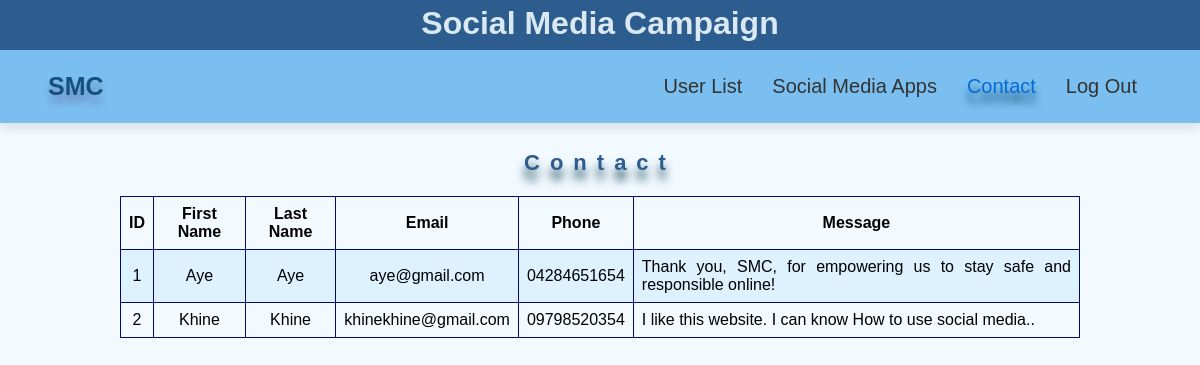
Page /admin-contact.php on the committed database.
### tables this page shows
CREATE TABLE `contacts` (
  `id` int(11) NOT NULL,
  `fname` varchar(255) NOT NULL,
  `lname` varchar(255) NOT NULL,
  `email` varchar(255) NOT NULL,
  `phone` varchar(255) NOT NULL,
  `msg` text NOT NULL
);

### db/db.php (called while the page is built, shortened)
<?php
class Database
{
    private $pdo;
    private $host = 'localhost';
    private $dbname = 'smc';
    private $username = 'root';
    private $password = '';
    public function __construct()
    {
        try {
            $this->pdo = new PDO("mysql:host=$this->host;dbname=$this->dbname", $this->username, $this->password);
            $this->pdo->setAttribute(PDO::ATTR_ERRMODE, PDO::ERRMODE_EXCEPTION);
        } catch (PDOException $e) {
            echo "Connection failed: " . $e->getMessage();
        }
    }
    public function read($sql, $params = [])
    {
        $stmt = $this->pdo->prepare($sql);
        $stmt->execute($params);
        return $stmt->fetchAll(PDO::FETCH_ASSOC);
    }
}

### admin-contact.php (the view, shortened to what this page needs)
<?php
include './db/db.php';
$db = new Database();
?>
<!DOCTYPE html>
<html lang="en">
<head>
    <link rel="stylesheet" type="text/css" href="css/style.css?<?php echo time(); ?>">
</head>
<body>
    <header>
        <div class="header">
            <h1>Social Media Campaign</h1>
        </div>
        <div class="second-header">
            <a href="admin.php" class="logo">SMC</a>
            <?php
            include("translate.php");
            ?>
            <nav class="navbar">
                <ul>
                    <li><a href="admin.php">User List</a></li>
                    <li><a href="admin-app.php">Social Media Apps</a></li>
                    <li><a href="admin-contact.php" class="active">Contact</a></li>
                    <li><a href="./actions/logout-user.php">Log Out</a></li>
                </ul>
            </nav>
        </div>
    </header>
    <section class="container">
        <p class="mission par-mt">Contact</p>
        <table>
            <tr>
                <th>ID</th>
                <th>First Name</th>
                <th>Last Name</th>
                <th>Email</th>
                <th>Phone</th>
                <th>Message</th>
            </tr>
            <?php
            $contacts = $db->read("SELECT * FROM contacts");
            foreach ($contacts as $contact) {
                echo "<tr>";
                echo "<td>" . $contact['id'] . "</td>";
                echo "<td>" . $contact['fname'] . "</td>";
                echo "<td>" . $contact['lname'] . "</td>";
                echo "<td>" . $contact['email'] . "</td>";
                echo "<td>" . $contact['phone'] . "</td>";
                echo "<td class='msg'>" . $contact['msg'] . "</td>";
            }
            ?>
        </table>
    </section>
</body>
</html>

### css/style.css (style rules this page uses)
* { margin: 0; padding: 0; box-sizing: border-box; font-family: Arial, Helvetica, sans-serif; }
body { background-color: #f2faff; }
header { position: fixed; top: 0; left: 0; right: 0; background: #7abfef; box-shadow: 0 5px 10px rgba(0, 0, 0, .1); z-index: 1000; }
.header { text-align: center; height: 50px; background: #2c5d8e; color: #dae8f1; padding-top: 5px; }
.second-header { padding: 10px 4%; display: flex; align-items: center; justify-content: space-between; }
header .logo { font-weight: bolder; font-size: 25px; color: #174f7e; text-decoration: none; text-shadow: 0px 8px 7px #6f8ac4; }
header .navbar ul { list-style: none; }
header .navbar ul li { position: relative; float: left; }
header .navbar ul li a { text-decoration: none; padding: 15px; color: #333; font-size: 20px; display: block; }
.active { color: #046bd3 !important; text-shadow: 0px 10px 7px #174f7e; }
.container { width: 80%; margin: 30px auto 0 auto; }
.mission { margin-top: 30px; letter-spacing: 10px; text-align: center; font-weight: bold; font-size: 22px; color: #2c5d8e; text-shadow: 0px 10px 10px #01354a; }
.par-mt { margin-top: 150px; }
table { border-collapse: collapse; width: 100%; margin-top: 20px; }
td, th { border: 1px solid #030a62; text-align: center; padding: 8px; }
tr:nth-child(even) { background-color: #ddf1ff; }
.msg { text-align: justify; }

### rows in the picture
contacts: id "1", fname "Aye", lname "Aye", email "aye@gmail.com", phone "04284651654", msg "Thank you, SMC, for empowering us to stay safe and responsible online!"
contacts: id "2", fname "Khine", lname "Khine", email "khinekhine@gmail.com", phone "09798520354", msg "I like this website. I can know How to use social media.."
